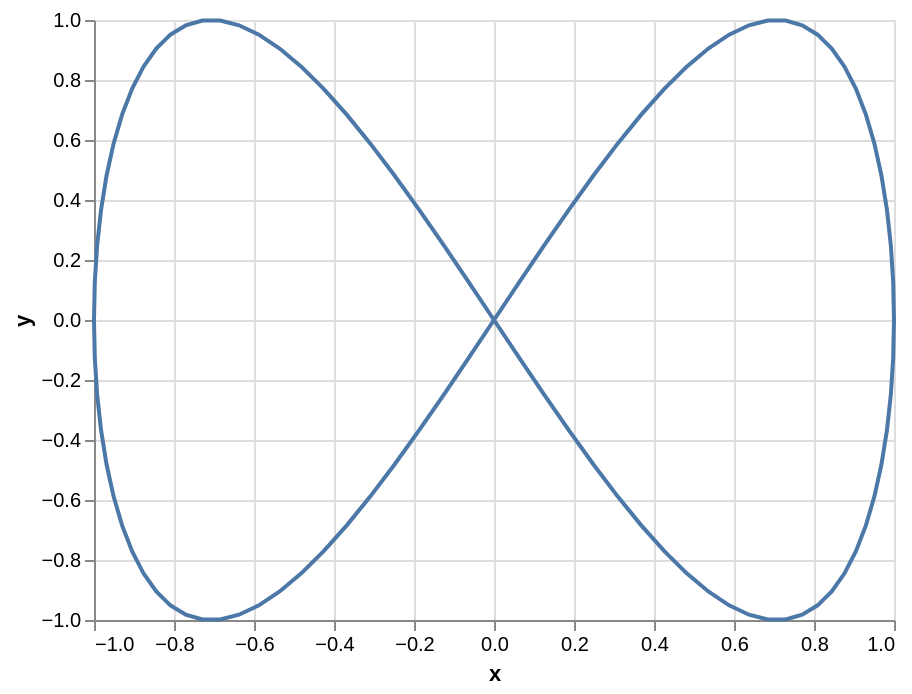

Write the Vega-Lite specification saved for this chart.
### Vega specification from a JSON file in a GitHub repository (floating-point values rounded to 4 significant figures)
{"$schema": "https://vega.github.io/schema/vega/v5.json", "background": "white", "padding": 5, "width": 400, "height": 300, "style": "cell", "data": [{"name": "data-154c237c455a7f8fb343ee63b47dd948", "values": [{"t": 0}, {"t": 1}, {"t": 2}, {"t": 3}, {"t": 4}, {"t": 5}, {"t": 6}, {"t": 7}, {"t": 8}, {"t": 9}, {"t": 10}, {"t": 11}, {"t": 12}, {"t": 13}, {"t": 14}, {"t": 15}, {"t": 16}, {"t": 17}, {"t": 18}, {"t": 19}, {"t": 20}, {"t": 21}, {"t": 22}, {"t": 23}, {"t": 24}, {"t": 25}, {"t": 26}, {"t": 27}, {"t": 28}, {"t": 29}, {"t": 30}, {"t": 31}, {"t": 32}, {"t": 33}, {"t": 34}, {"t": 35}, {"t": 36}, {"t": 37}, {"t": 38}, {"t": 39}, {"t": 40}, {"t": 41}, {"t": 42}, {"t": 43}, {"t": 44}, {"t": 45}, {"t": 46}, {"t": 47}, {"t": 48}, {"t": 49}, {"t": 50}, {"t": 51}, {"t": 52}, {"t": 53}, {"t": 54}, {"t": 55}, {"t": 56}, {"t": 57}, {"t": 58}, {"t": 59}, {"t": 60}, {"t": 61}, {"t": 62}, {"t": 63}, {"t": 64}, {"t": 65}, {"t": 66}, {"t": 67}, {"t": 68}, {"t": 69}, {"t": 70}, {"t": 71}, {"t": 72}, {"t": 73}, {"t": 74}, {"t": 75}, {"t": 76}, {"t": 77}, {"t": 78}, {"t": 79}, {"t": 80}, {"t": 81}, {"t": 82}, {"t": 83}, {"t": 84}, {"t": 85}, {"t": 86}, {"t": 87}, {"t": 88}, {"t": 89}, {"t": 90}, {"t": 91}, {"t": 92}, {"t": 93}, {"t": 94}, {"t": 95}, {"t": 96}, {"t": 97}, {"t": 98}, {"t": 99}, {"t": 100}]}, {"name": "data_0", "source": "data-154c237c455a7f8fb343ee63b47dd948", "transform": [{"type": "formula", "expr": "cos(datum.t * PI / 50)", "as": "x"}, {"type": "formula", "expr": "sin(datum.t * PI / 25)", "as": "y"}]}], "marks": [{"name": "marks", "type": "line", "style": ["line"], "sort": {"field": ["datum[\"t\"]"], "order": ["ascending"]}, "from": {"data": "data_0"}, "encode": {"update": {"stroke": {"value": "#4c78a8"}, "description": {"signal": "\"x: \" + (format(datum[\"x\"], \"\")) + \"; y: \" + (format(datum[\"y\"], \"\")) + \"; t: \" + (format(datum[\"t\"], \"\"))"}, "x": {"scale": "x", "field": "x"}, "y": {"scale": "y", "field": "y"}, "defined": {"signal": "isValid(datum[\"x\"]) && isFinite(+datum[\"x\"]) && isValid(datum[\"y\"]) && isFinite(+datum[\"y\"])"}}}}], "scales": [{"name": "x", "type": "linear", "domain": {"data": "data_0", "field": "x"}, "range": [0, {"signal": "width"}], "nice": true, "zero": false}, {"name": "y", "type": "linear", "domain": {"data": "data_0", "field": "y"}, "range": [{"signal": "height"}, 0], "nice": true, "zero": true}], "axes": [{"scale": "x", "orient": "bottom", "gridScale": "y", "grid": true, "tickCount": {"signal": "ceil(width/40)"}, "domain": false, "labels": false, "aria": false, "maxExtent": 0, "minExtent": 0, "ticks": false, "zindex": 0}, {"scale": "y", "orient": "left", "gridScale": "x", "grid": true, "tickCount": {"signal": "ceil(height/40)"}, "domain": false, "labels": false, "aria": false, "maxExtent": 0, "minExtent": 0, "ticks": false, "zindex": 0}, {"scale": "x", "orient": "bottom", "grid": false, "title": "x", "labelFlush": true, "labelOverlap": true, "tickCount": {"signal": "ceil(width/40)"}, "zindex": 0}, {"scale": "y", "orient": "left", "grid": false, "title": "y", "labelOverlap": true, "tickCount": {"signal": "ceil(height/40)"}, "zindex": 0}]}
